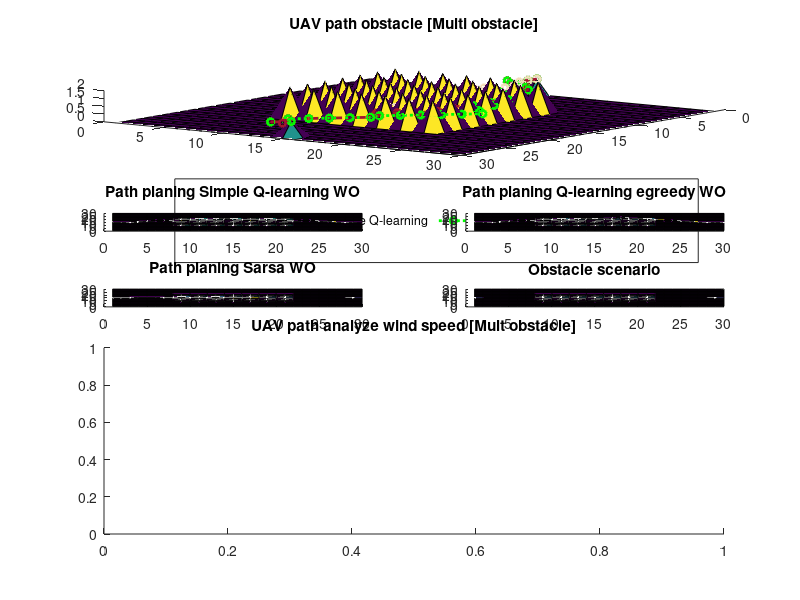

Reproduce this figure in MATLAB. (Note: this script raises an error after producing the figure.)
% 
%Para 30 x 30 ------------------------------------------------------

subplot(7,2,[1 2 3 4]);
title('UAV path obstacle [Multi obstacle]');
A = repmat([repmat([0],1,30);repmat([0],1, 30)],15,1)
% A(13:15,15) = 1

A(15,1) = 1
A(15,29) = 1
for i= 9:2:22
    for j=9:2:22
    A(i,j)= 2
   
    end     
end  

% for i= 8:2:23
%     for j=8:2:23
%     A(i,j)= 2
%    
%     end     
% end  
%set wind turbulance 

% for i= 15:2:27
%     for j=3:2:27
%     A(i,j)= 2
%     end     
% end    
%ini
% pcolor(A)
h=surface(A);
% box(axes1,'on');
% view(axes1,[90.4000000000001 -90]);

grid_vet = A(:)'
grids_ids = find(grid_vet==2)
vet_to_py = ' '
for i=1:length(grids_ids)
    vet_to_py=strcat(num2str(grids_ids(i)),',', vet_to_py) 
end    
path_uav = [15, 45, 74, 105, 106, 137, 168, 198, 227, 258, 289, 320, 349, 380, 411, 440, 469, 498, 529, 560, 589, 618, 647, 678, 708, 737, 766, 795, 824, 855, 884, 885]
path_uav_egreedy =  [15, 45, 74, 105, 106, 137, 168, 198, 227, 258, 289, 320, 349, 380, 411, 440, 471, 502, 533, 562, 591, 620, 649, 678, 708, 737, 766, 795, 824, 855, 884]
path_uav_sarsa = [15, 45, 75, 106, 136, 166, 195, 225, 256, 285, 314, 345, 376, 405, 435, 434, 465, 495, 494]
    
% path_uav =  [15, 45, 75, 105, 136, 165, 195, 225, 254, 285, 314, 343, 372, 401, 430, 459, 488, 519, 548, 579, 610, 641, 671, 702, 733, 764, 795, 825, 855, 885]
grid_vet(path_uav) = 4
A = reshape(grid_vet,30,30)


hold on 
z_max = max(max(get(h,'Zdata')))
[l, c]=find(A==4)
line(c,l,ones(1,length(unique(path_uav))),'DisplayName','Simple Q-learning','LineStyle','--','Marker','hexagram','LineWidth',2,'Color',[0.635294139385223 0.0784313753247261 0.184313729405403])

hold on
A = repmat([repmat([0],1,30);repmat([0],1, 30)],15,1)
grid_vet = A(:)'
% path_uav_q_egreed = [15, 45, 74, 105, 136, 165, 194, 225, 254, 283, 312, 341, 370, 399, 428, 459, 488, 518, 547, 578, 608, 639, 670, 701, 732, 763, 794, 825, 855, 885] 
grid_vet(path_uav_egreedy) = 5

A = reshape(grid_vet,30,30)

[l_egreedy, c_egreedy]=find(A==5)
line(c_egreedy,l_egreedy,ones(1,length(unique(path_uav_egreedy))),'DisplayName','Q-learning egreedy','LineStyle',':','Marker','hexagram','LineWidth',2,'Color',[0 1 0])

hold on

A = repmat([repmat([0],1,30);repmat([0],1, 30)],15,1)
grid_vet = A(:)'
% path_uav_sarsa = [15, 45, 74, 104, 135, 164, 193, 224, 254, 284, 314, 345, 375, 374, 405, 435, 434, 464, 494, 524, 554, 585, 614, 645, 675, 704, 734, 765, 795, 826, 855, 885]
grid_vet(path_uav_sarsa) = 6

A = reshape(grid_vet,30,30)

[l_sarsa, c_sarsa]=find(A==6)
line(c_sarsa,l_sarsa,ones(1,length(unique(path_uav_sarsa))),'DisplayName','Sarsa','LineStyle',':','Marker','hexagram','LineWidth',2,'Color',[0.952941179275513 0.87058824300766 0.733333349227905])

view([126.4 61.2]);
legend1 = legend('show');
set(legend1,...
    'Position',[0.218524362096313 0.562391915186002 0.654269960957782 0.0210176986205367],...
    'Orientation','horizontal');




%q_learning_simple ---

subplot(7,2,5);
A = repmat([repmat([0],1,30);repmat([0],1, 30)],15,1)
A(15,1) = 1
A(15,29) = 1

for i= 9:2:22
    for j=9:2:22
    A(i,j)= 2
    end     
end 


grid_vet = A(:)'
grid_vet(path_uav) = 4
A = reshape(grid_vet,30,30)
% Create axes



title('Path planing Simple Q-learning WO');

surface(A);
% view(axes1b,[90.4000000000001 -90]);


%-------------------------------------------------------------
%q-learning egreedy
subplot(7,2,6);
A = repmat([repmat([0],1,30);repmat([0],1, 30)],15,1)
A(15,1) = 1
A(15,29) = 1

for i= 9:2:22
    for j=9:2:22
    A(i,j)= 2
    end     
end 

grid_vet = A(:)'
% path_uav = path_uav_egreedy
grid_vet(path_uav_egreedy) = 5
A = reshape(grid_vet,30,30)
% Create axes

title('Path planing Q-learning egreedy WO');

surface(A);
% view(axes1c,[90.4000000000001 -90]);

%------------------------------------------------------------
%SARSA

%q-learning egreedy

subplot(7,2, 7);
A = repmat([repmat([0],1,30);repmat([0],1, 30)],15,1)
A(15,1) = 1
A(15,29) = 1

for i= 9:2:22
    for j=9:2:22
    A(i,j)= 2
    end     
end 

grid_vet = A(:)'
% path_uav = path_uav_sarsa
grid_vet(path_uav_sarsa) = 6
A = reshape(grid_vet,30,30)

% Create title
title('Path planing Sarsa WO');

surface(A);
% view(axes1d,[90.4000000000001 -90]);

%cenario original 
subplot(7,2,8);

A = repmat([repmat([0],1,30);repmat([0],1, 30)],15,1)
A(15,1) = 1
A(15,29) = 1
for i= 9:2:22
    for j=9:2:22
    A(i,j)= 2
    end     
end 

% A(20, 21:24) = 2
A(30,30) = 5

% Create title
title('Scenario');

title('Obstacle scenario');
surface(A);


subplot(7,2,[9 10 11 12 13 14]);
% path_uav = [15, 45, 74, 105, 106, 137, 168, 198, 227, 258, 289, 320, 349, 380, 411, 440, 469, 498, 529, 560, 589, 618, 647, 678, 708, 737, 766, 795, 824, 855, 884, 885]
% path_uav_egreedy =  [15, 45, 74, 105, 106, 137, 168, 198, 227, 258, 289, 320, 349, 380, 411, 440, 471, 502, 533, 562, 591, 620, 649, 678, 708, 737, 766, 795, 824, 855, 884]
% path_uav_sarsa = [15, 45, 75, 106, 136, 166, 195, 225, 256, 285, 314, 345, 376, 405, 435, 434, 465, 495, 494]
title('UAV path analyze wind speed [Mult obstacle]');
% colormap(Parula);
% hold(axes1,'on');


wind_amb_aux = windambiente
wind_amb_aux(path_uav) = -1

wind_matrix = reshape(windambiente,30,30)
wind_matrix_aux = reshape(wind_amb_aux,30,30)

[l, c]=find(wind_matrix_aux==-1)



h=surface(wind_matrix);
shading interp;
% box(axes1,'on');

hold on 
z_max = max(max(get(h,'Zdata')))
line(c,l,z_max*ones(1,length(path_uav)),'DisplayName','simple Q-learning','Marker','^','LineWidth',2,'LineStyle',':','Color',[0 1 0])

hold on

wind_amb_aux = windambiente
wind_amb_aux(path_uav_egreedy) = -2
wind_matrix_aux = reshape(wind_amb_aux,30,30)
[l_egreedy, c_egreedy]=find(wind_matrix_aux==-2)
line(c_egreedy,l_egreedy, z_max*ones(1,length(path_uav_egreedy)),'DisplayName','Q-learning egreedy','LineStyle','--','Marker','hexagram','LineWidth',2,'Color',[0.635294139385223 0.0784313753247261 0.184313729405403])
% view(axes1,[90.4000000000001 -90]);

hold on

wind_amb_aux = windambiente
wind_amb_aux(path_uav_sarsa) = -3
wind_matrix_aux = reshape(wind_amb_aux,30,30)
[l_sarsa, c_sarsa]=find(wind_matrix_aux==-3)
line(c_sarsa,l_sarsa,z_max*ones(1,length(path_uav_sarsa)),'DisplayName','Sarsa','Marker','hexagram','LineWidth',2,'Color',[0.952941179275513 0.87058824300766 0.733333349227905])


% Create colorbar
% colorbar('peer');
% view([90.4 90]);

% % Create textarrow
% annotation(figure1,'textarrow',[0.11002661934339 0.152617568766637],...
%     [0.552922590837283 0.521327014218009],'String',{'START'},...
%     'FontWeight','bold');
% 
% % Create textarrow
% annotation(figure1,'textarrow',[0.91289592760181 0.826923076923077],...
%     [0.539267015706806 0.520069808027923],'String',{'TARGET'},...
%     'FontWeight','bold');

view([1.36779476633819e-13 90]);
% Create legend
legend1 = legend('show');
set(legend1,...
    'Position',[0.220701364002516 0.0257853422645501 0.552036189217104 0.0331588124833598],...
    'Orientation','horizontal');

